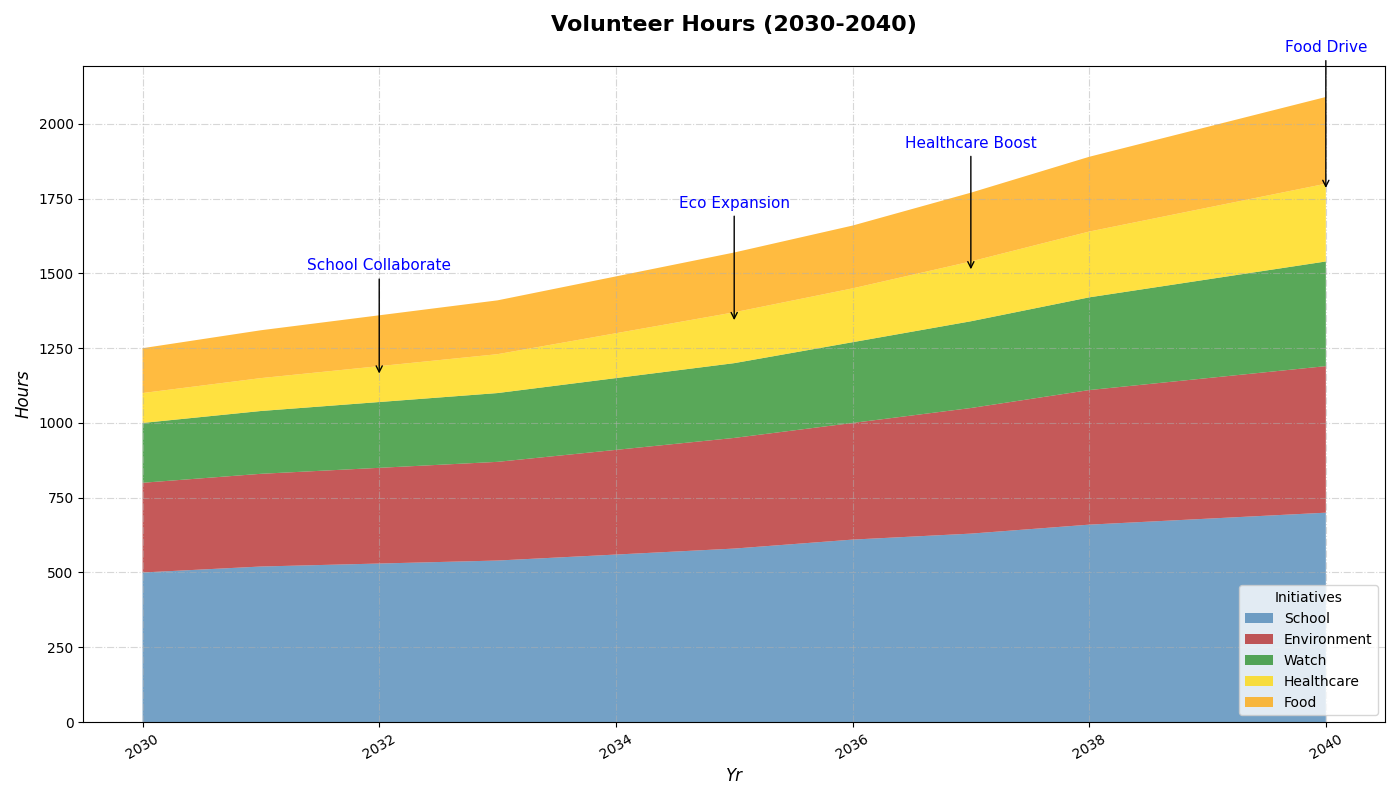

Here is the Python script that generated this plot:
import matplotlib.pyplot as plt
import numpy as np

years = np.arange(2030, 2041)

school_programs = np.array([500, 520, 530, 540, 560, 580, 610, 630, 660, 680, 700])
environmental_projects = np.array([300, 310, 320, 330, 350, 370, 390, 420, 450, 470, 490])
neighborhood_watch = np.array([200, 210, 220, 230, 240, 250, 270, 290, 310, 330, 350])
healthcare_support = np.array([100, 110, 120, 130, 150, 170, 180, 200, 220, 240, 260])
food_drives = np.array([150, 160, 170, 180, 190, 200, 210, 230, 250, 270, 290])

plt.figure(figsize=(14, 8))
plt.stackplot(years, school_programs, environmental_projects, neighborhood_watch, healthcare_support, food_drives,
              labels=['School', 'Environment', 'Watch', 'Healthcare', 'Food'],
              colors=['#4682B4', '#B22222', '#228B22', '#FFD700', '#FFA500'], alpha=0.75)

plt.title('Volunteer Hours (2030-2040)', fontsize=16, fontweight='bold', pad=25)
plt.xlabel('Yr', fontsize=12, fontstyle='italic')
plt.ylabel('Hours', fontsize=12, fontstyle='italic')

plt.legend(loc='lower right', title='Initiatives', fontsize=10)

plt.grid(alpha=0.5, linestyle='-.')
plt.xticks(rotation=30)
plt.tight_layout()

milestones = {
    2032: 'School Collaborate',
    2035: 'Eco Expansion',
    2037: 'Healthcare Boost',
    2040: 'Food Drive'
}

for year, text in milestones.items():
    hour_total = sum([school_programs[year-2030], environmental_projects[year-2030], neighborhood_watch[year-2030], healthcare_support[year-2030], food_drives[year-2030]])
    plt.annotate(text, xy=(year, hour_total*0.85), xytext=(year, hour_total + 150),
                 arrowprops=dict(facecolor='grey', arrowstyle='->'),
                 fontsize=11, ha='center', color='blue')

plt.show()
